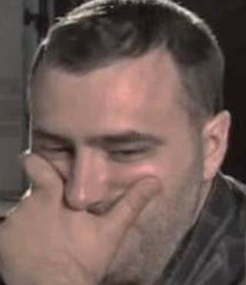
#> input picture img/12  Copy.jpg, 246 x 285 px
$ python -i hough_transform.py   (imports and definitions only)
#> lines starting #> are read from the running program, lines starting #| are printed output that depends on the picture; after the words box and inside, x2 and y2 are one past the last pixel; in counts of white or black regions, pixels touching at a corner belong together
#> further down, picture is the input picture: shape (285, 246, 3); mean B, G, R 86, 91.5, 111.8

import cv2
import numpy as np

def hough(img):
    #img = cv2.imread('largest connected scaled/2.tif')
    gray = cv2.cvtColor(img, cv2.COLOR_BGR2GRAY)
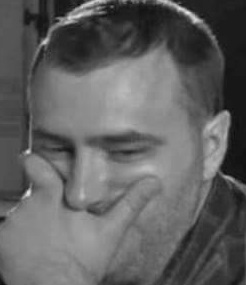
#> gray: shape (285, 246); min 9, max 233, mean 96.9
    edges = cv2.Canny(gray, 100, 200, apertureSize=3)
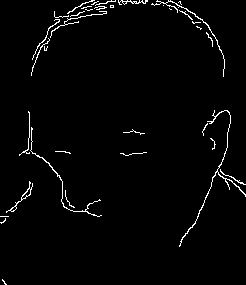
#> edges: shape (285, 246); 2.1% white in thin lines or dots
    height, width, channels = img.shape
#> height = 285; width = 246; channels = 3
    minLineLength = height/2
#> minLineLength = 142.5
    maxLineGap = 10
    lines = cv2.HoughLinesP(edges, 1, np.pi / 180, 15, minLineLength, maxLineGap)
#> lines = [[197, 217, 202, 205], [21, 198, 29, 187], [81, 16, 94, 14], [234, 183, 245, 194], [62, 181, 62, 198], [29, 122, 29, 137], [51, 31, 61, 25], [31, 140, 31, 127], [129, 154, 142, 153], [55, 151, 69, 152]]
    for x in range(0, len(lines)):
        for x1, y1, x2, y2 in lines[x]:
            cv2.line(img, (x1, y1), (x2, y2), (0, 255, 0), 2)
#> this loop made 10 passes
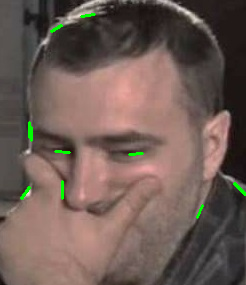
#> img: shape (285, 246, 3); 0.67% of pixels changed, all inside (x1, y1, x2, y2) = (20, 13, 246, 219)

    return img

# [4 lines not run here, left out]

>>> import cv2
>>> picture = cv2.imread('img/12  Copy.jpg')
>>> result = hough(picture)

$ run again, on img/12.jpg
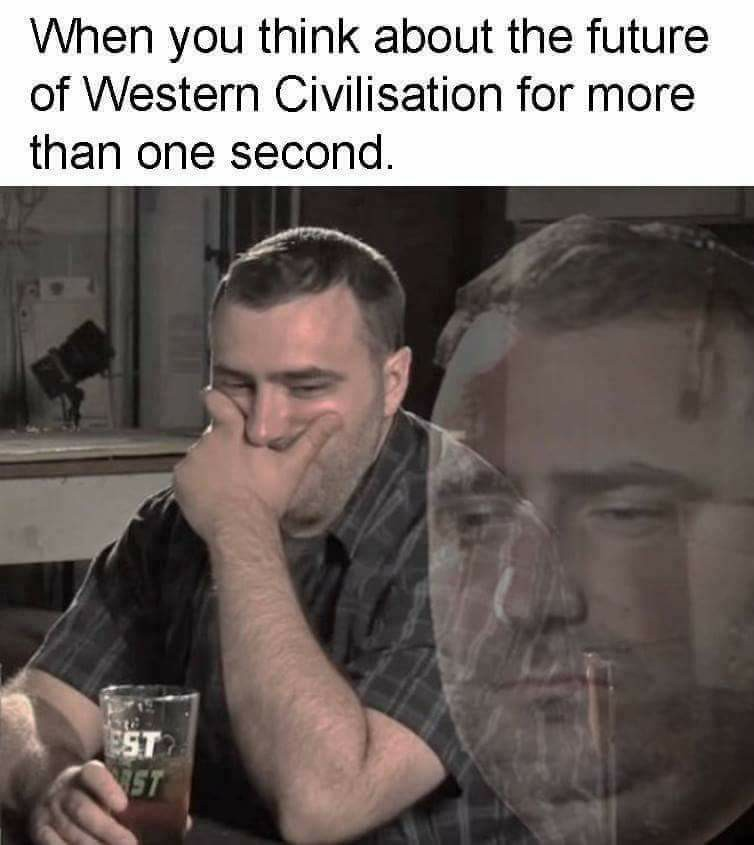
#> input picture img/12.jpg, 754 x 845 px
#> picture is the input picture: shape (845, 754, 3); mean B, G, R 104, 107.2, 115.8
#> in hough, `edges = cv2.Canny(gray, 100, 200, apertureSize=3)`:
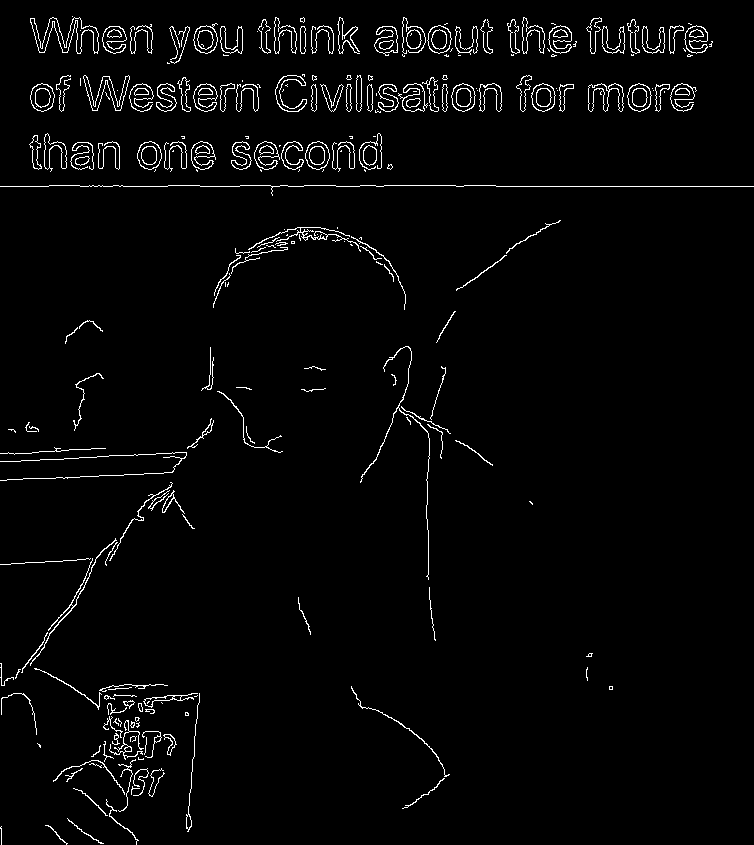
#> edges: shape (845, 754); 2.7% white in thin lines or dots
#> lines = 38 rows, first 6: [496, 186, 753, 186], [464, 185, 495, 185], [66, 610, 76, 594], [121, 455, 133, 455], [7, 479, 22, 479], [48, 636, 57, 624]
#> the loop in hough, `for x in range(0, len(lines)):` made 38 passes
#> after the loop in hough, `for x in range(0, len(lines)):`:
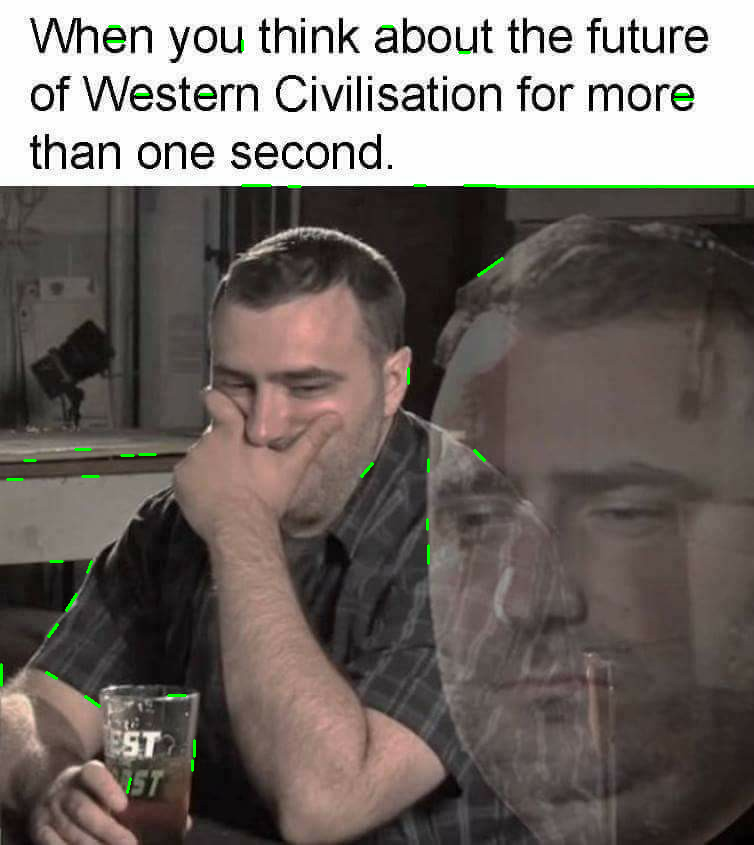
#> img: shape (845, 754, 3); 0.42% of pixels changed, all inside (x1, y1, x2, y2) = (0, 25, 754, 794)
